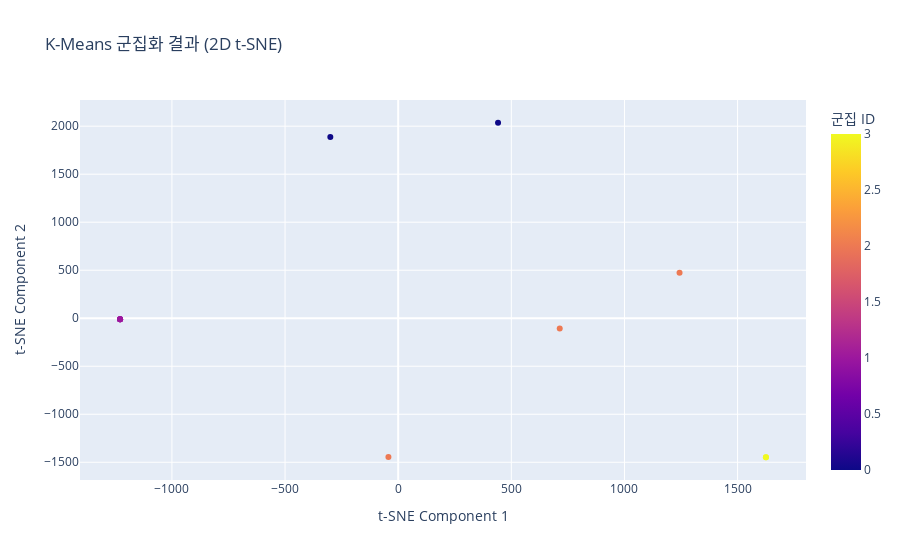

Notebook code for this chart:
### Markdown cell above
---

### 4. 군집 결과 시각화 (Visualizing Clustering Results)

#### 💡 개념 (Concept)

수천 차원의 TF-IDF 벡터를 직접 시각화하는 것은 불가능합니다. 

따라서 **차원 축소(Dimensionality Reduction)** 기법을 사용하여 고차원 벡터를 2차원으로 압축한 뒤, 

산점도(Scatter Plot)로 시각화합니다. 

**t-SNE(t-Distributed Stochastic Neighbor Embedding)** 는 고차원 데이터의 지역적 구조를 잘 보존하면서 2차원으로 변환하는 비선형 차원 축소 기법으로, 특히 군집화 결과를 시각화할 때 매우 효과적입니다.

#### 💻 예시 코드 (Example Code)

### Code cell
from sklearn.manifold import TSNE
import plotly.express as px

# t-SNE를 사용하여 2차원으로 차원 축소
tsne = TSNE(n_components=2, random_state=42, perplexity=3)
tsne_components = tsne.fit_transform(tfidf_matrix.toarray())

# 데이터프레임에 t-SNE 결과 추가
news_df['tsne_x'] = tsne_components[:, 0]
news_df['tsne_y'] = tsne_components[:, 1]

# 인터랙티브 산점도 시각화
fig = px.scatter(news_df,
                 x='tsne_x',
                 y='tsne_y',
                 color='cluster_id',
                 hover_data=['document', 'category'],
                 title='K-Means 군집화 결과 (2D t-SNE)',
                 labels={'tsne_x': 't-SNE Component 1', 'tsne_y': 't-SNE Component 2', 'cluster_id': '군집 ID'}
)
fig.show()

### Figure 1 — Plotly figure (JSON) as saved in the notebook; plotly's stock layout.template omitted (floating-point values rounded to 4 significant figures)
{"data": [{"customdata": [["과기부, 데이터-AI 기반 신규 서비스 개발 사업 공모", "IT"], ["구글, 차세대 인공지능 모델 제미나이 프로 공개", "IT"], ["오픈AI 라이벌 등장, 미스트랄AI 거대언어모델 공개", "IT"], ["네이버, 생성형 AI 하이퍼클로바X 기술 컨퍼런스 개최", "IT"], ["여야, 내년도 예산안 처리 막판 협상 돌입", "정치"], ["대통령, 국무회의 주재하며 민생 안정 대책 논의", "정치"], ["국회, 본회의 열어 법안 처리 예정", "정치"], ["손흥민, 리그 10호골 기록하며 팀 승리 이끌어", "스포츠"], ["프로농구 플레이오프, 4강 대진표 확정", "스포츠"], ["이정후, 메이저리그 샌프란시스코 자이언츠와 계약", "스포츠"], ["한국은행, 기준금리 3.5%로 동결 결정", "경제"], ["코스피, 외인 매수세에 힘입어 소폭 상승 마감", "경제"]], "hovertemplate": "t-SNE Component 1=%{x}<br>t-SNE Component 2=%{y}<br>document=%{customdata[0]}<br>category=%{customdata[1]}<br>군집 ID=%{marker.color}<extra></extra>", "legendgroup": "", "marker": {"color": [1, 2, 2, 1, 0, 1, 0, 3, 2, 3, 1, 1], "coloraxis": "coloraxis", "symbol": "circle"}, "mode": "markers", "name": "", "orientation": "v", "showlegend": false, "type": "scatter", "x": [-1229.0, 713.9, 1243.0, -1229.0, -299.8, -1229.0, 441.3, 1625.0, -43.16, 1625.0, -1229.0, -1229.0], "xaxis": "x", "y": [-9.789, -105.9, 473.7, -9.789, 1888.0, -9.789, 2036.0, -1448.0, -1446.0, -1448.0, -9.789, -9.789], "yaxis": "y"}], "layout": {"coloraxis": {"colorbar": {"title": {"text": "군집 ID"}}, "colorscale": [[0, "#0d0887"], [0.1111, "#46039f"], [0.2222, "#7201a8"], [0.3333, "#9c179e"], [0.4444, "#bd3786"], [0.5556, "#d8576b"], [0.6667, "#ed7953"], [0.7778, "#fb9f3a"], [0.8889, "#fdca26"], [1, "#f0f921"]]}, "legend": {"tracegroupgap": 0}, "title": {"text": "K-Means 군집화 결과 (2D t-SNE)"}, "xaxis": {"anchor": "y", "domain": [0, 1], "title": {"text": "t-SNE Component 1"}}, "yaxis": {"anchor": "x", "domain": [0, 1], "title": {"text": "t-SNE Component 2"}}}}
